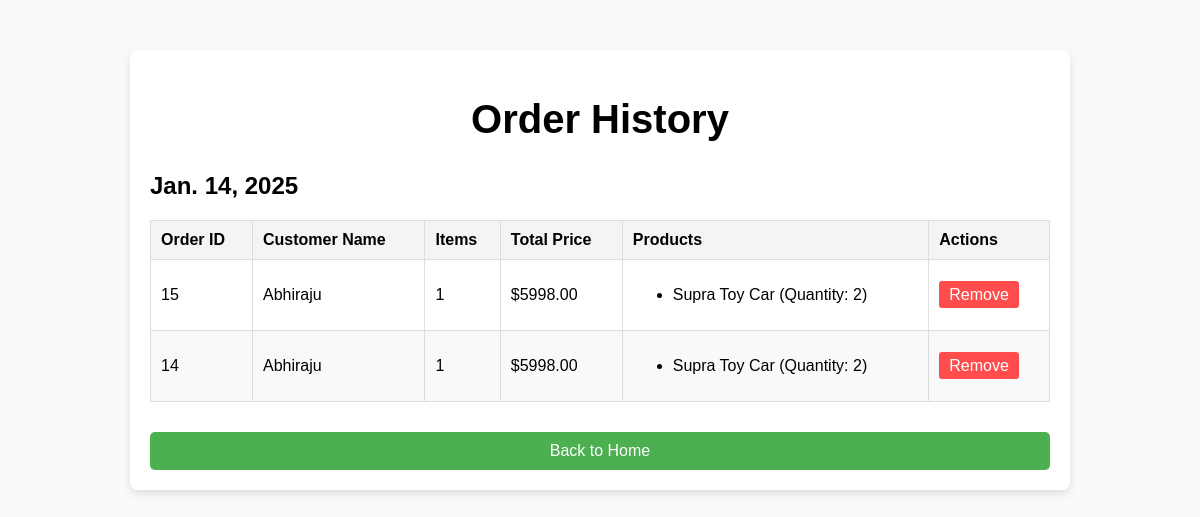
Page /order-history/ (signed in) on the committed database.
### Testt/models.py (models this page shows, shortened)
class Order(models.Model):
    user = models.ForeignKey('auth.User', on_delete=models.CASCADE)
    customer_name = models.CharField(max_length=100)
    total_price = models.DecimalField(max_digits=10, decimal_places=2, default=0)
    order_date = models.DateTimeField(auto_now_add=True)

class OrderItem(models.Model):
    order = models.ForeignKey(Order, on_delete=models.CASCADE, related_name='items')
    product = models.ForeignKey(Product, on_delete=models.CASCADE)
    quantity = models.PositiveIntegerField()
    price = models.DecimalField(max_digits=10, decimal_places=2)

class Product(models.Model):
    name=models.CharField(max_length=150)
    desc=models.TextField()
    image=models.ImageField(upload_to='products/')
    price=models.DecimalField(max_digits=10,decimal_places=2)

### Testt/views.py (the view)
# urls.py: path('order-history/', views.order_history, name='order_history'),
@login_required(login_url='login')
def order_history(request):
    orders = Order.objects.filter(user=request.user).order_by('-order_date')
    grouped_orders = {}
    for order in orders:
        order_date = order.order_date.date()
        if order_date not in grouped_orders:
            grouped_orders[order_date] = []
        items = order.items.all()
        item_count = items.count()
        grouped_orders[order_date].append({
            'order_id': order.id,
            'customer_name': order.customer_name,
            'item_count': item_count,
            'total_price': order.total_price,
            'items': items,
        })
    return render(request, 'order_history.html', {
        'grouped_orders': grouped_orders
    })

### template/order_history.html (shortened to what this page needs)
<!DOCTYPE html>
<html lang="en">
<head>
</head>
<body>
<div class="container">
    <h1>Order History</h1>
    {% if grouped_orders %}
        {% for date, orders in grouped_orders.items %}
            <h2>{{ date }}</h2>
            <table>
                <thead>
                    <tr>
                        <th>Order ID</th>
                        <th>Customer Name</th>
                        <th>Items</th>
                        <th>Total Price</th>
                        <th>Products</th>
                        <th>Actions</th>
                    </tr>
                </thead>
                <tbody>
                    {% for order in orders %}
                        <tr>
                            <td>{{ order.order_id }}</td>
                            <td>{{ order.customer_name }}</td>
                            <td>{{ order.item_count }}</td>
                            <td>${{ order.total_price }}</td>
                            <td>
                                <ul>
                                    {% for item in order.items %}
                                        <li>{{ item.product.name }} (Quantity: {{ item.quantity }})</li>
                                    {% endfor %}
                                </ul>
                            </td>
                            <td>
                                <a href="{% url 'delete_history' order.order_id %}" class="remove-btn" onclick="return confirm('Are you sure you want to remove this order?');">Remove</a>
                            </td>
                        </tr>
                    {% endfor %}
                </tbody>
            </table>
        {% endfor %}
    {% else %}
        <p>No orders found.</p>
    {% endif %}
    <a href="{% url 'home' %}" class="back-home">Back to Home</a>
</div>
</body>
</html>

### template/order_history.html (style rules this page uses)
body { font-family: Arial, sans-serif; background-color: #f9f9f9; margin: 0; padding: 0; }
.container { max-width: 900px; margin: 50px auto; padding: 20px; background-color: #fff; box-shadow: 0 4px 8px rgba(0, 0, 0, 0.1); border-radius: 8px; }
h1 { text-align: center; font-size: 2.5rem; margin-bottom: 30px; }
table { width: 100%; border-collapse: collapse; margin-bottom: 30px; }
th, td { text-align: left; padding: 10px; border: 1px solid #ddd; }
th { background-color: #f4f4f4; }
tr:nth-child(even) { background-color: #f9f9f9; }
.remove-btn { background-color: #ff4d4d; color: white; padding: 5px 10px; border: none; border-radius: 3px; cursor: pointer; text-decoration: none; }
.back-home { display: block; text-align: center; margin-top: 30px; padding: 10px 20px; background-color: #4CAF50; color: white; border: none; border-radius: 5px; text-decoration: none; }

### rows in the picture
Order: customer_name "Abhiraju", total_price "5998.00"
OrderItem: product.name "Supra Toy Car", quantity "2"
Order: customer_name "Abhiraju", total_price "5998.00"
OrderItem: product.name "Supra Toy Car", quantity "2"

### other values in the picture
{{ date }} "Jan. 14, 2025"
{{ order.order_id }} "15" "14"
{{ order.item_count }} "1" "1"
